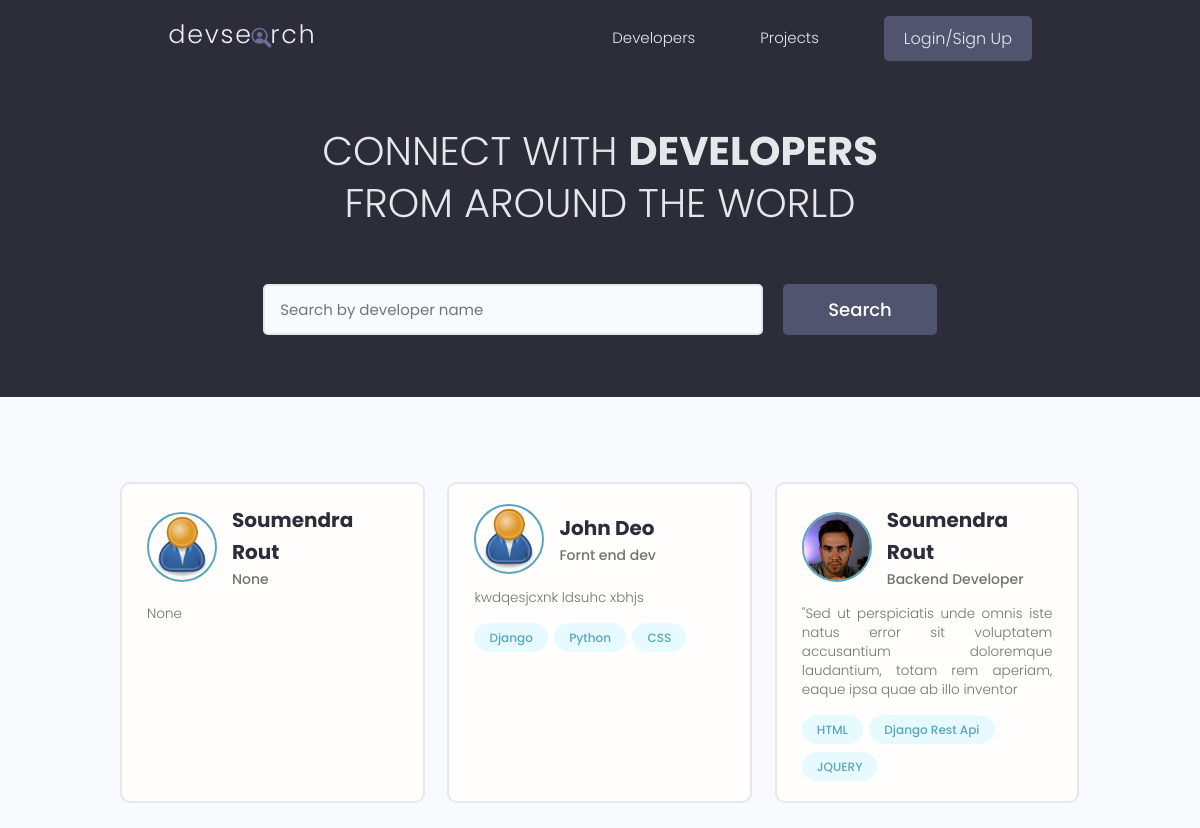
/, run on an earlier commit of the app's database.
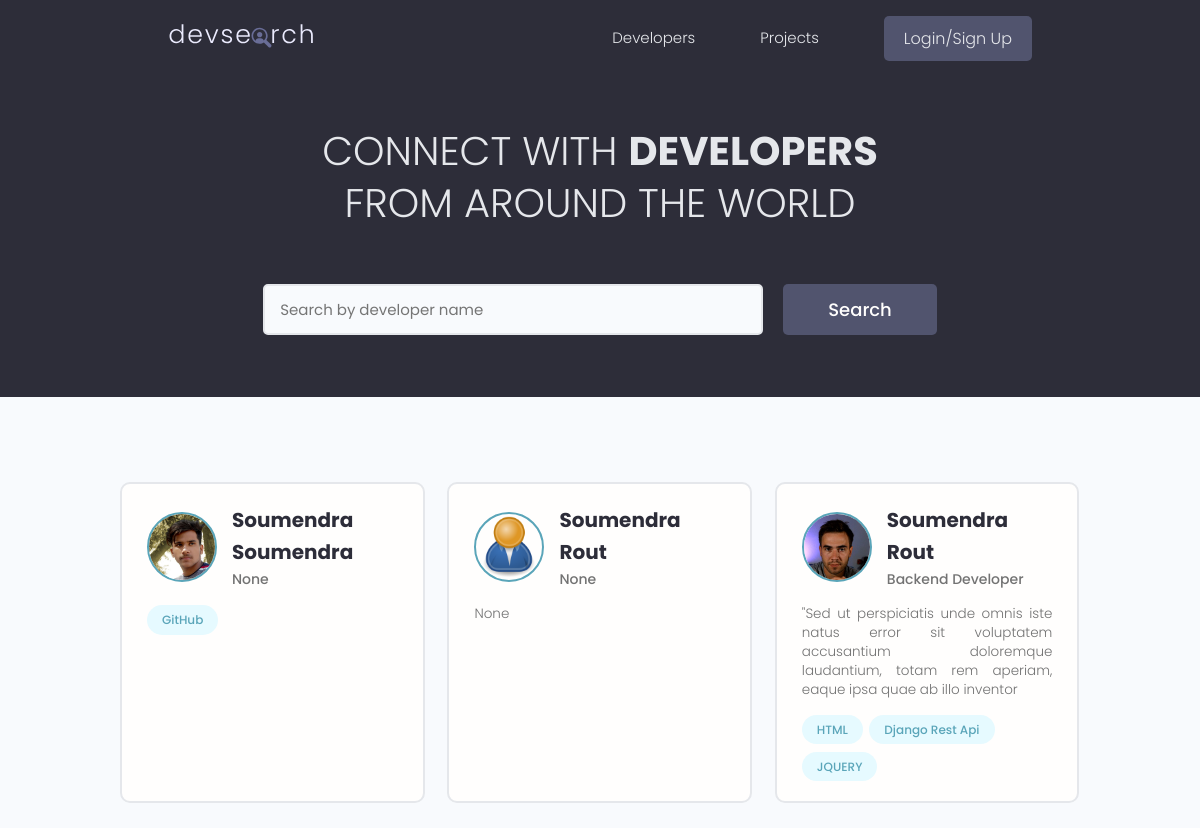
And on a later commit of the database.
### users/models.py (models this page shows, shortened)
class Profile(models.Model):
    user = models.OneToOneField(User,on_delete=models.CASCADE,null=True,blank=True)
    name = models.CharField(max_length=200,blank=True,null=True)
    email = models.EmailField(max_length=500, blank=True,null=True)
    username = models.CharField(max_length=200,blank=True,null=True)
    location = models.CharField(max_length=200,blank=True,null=True)
    short_intro = models.CharField(max_length=200,blank=True,null=True)
    bio = models.TextField(blank=True,null=True)
    profile_image = models.ImageField(null=True,blank=True,upload_to='profiles/',default='profiles/user-default.png')
    social_github = models.CharField(max_length=200,blank=True,null=True)
    social_twitter = models.CharField(max_length=200,blank=True,null=True)
    social_linkedin = models.CharField(max_length=200,blank=True,null=True)
    social_youtube = models.CharField(max_length=200,blank=True,null=True)
    social_website = models.CharField(max_length=200,blank=True,null=True)
    created = models.DateTimeField(auto_now_add=True)
    id = models.UUIDField(default=uuid.uuid4,unique=True,primary_key=True,editable=False)
    class Meta:
        ordering = ['-created']
    @property
    def imageURL(self):
        try:
            url = self.profile_image.url
        except:
            url = ''
        return url

class Skill(models.Model):
    owner = models.ForeignKey(Profile,on_delete=models.CASCADE,null=True,blank=True)
    name = models.CharField(max_length=200,blank=True,null=True)
    description = models.TextField(null=True,blank=True)
    created = models.DateTimeField(auto_now_add=True)
    id = models.UUIDField(default=uuid.uuid4,unique=True,primary_key=True,editable=False)
    def __str__(self):
        return str(self.name)

### users/views.py (the view)
# urls.py: path('',views.profiles, name='profiles'),
def profiles(request):
    profiles,search_query=searchProfiles(request)
    custom_range ,profiles =paginationProfiles(request,profiles,3)
    context = {'profiles':profiles,'search_query':search_query,'custom_range':custom_range}
    return render(request,'users/profiles.html',context)

### users/utils.py (called while the page is built)
def paginationProfiles(request,profiles,result):
    page = request.GET.get('page')
    paginator = Paginator(profiles,result)
    try:
        profiles = paginator.page(page)
    except PageNotAnInteger:
        page = 1
        profiles = paginator.page(page)
    except EmptyPage:
        page =paginator.num_pages
        profiles = paginator.page(page)
    leftIndex = (int(page)-4)
    if leftIndex < 1:
        leftIndex = 1
    rightIndex = (int(page)+5)
    if rightIndex > paginator.num_pages:
        rightIndex = paginator.num_pages + 1
    custom_range=range(leftIndex,rightIndex)
    return custom_range,profiles

def searchProfiles(request):
    search_query = ''
    if request.GET.get('search_query'):
        search_query = request.GET.get('search_query')
    skills = Skill.objects.filter(name__icontains=search_query)
    profiles = Profile.objects.distinct().filter(Q(name__icontains=search_query) |
                                    Q(short_intro__icontains=search_query) |
                                    Q(skill__in=skills))
    return profiles,search_query

### users/templates/users/profiles.html (shortened to what this page needs)
{% extends "main.html" %}
{% block content %}
  <main class="home">
    <section class="hero-section text-center">
      <div class="container container--narrow">
        <div class="hero-section__box">
          <h2>CONNECT WITH <span>DEVELOPERS</span></h2>
          <h2>FROM AROUND THE WORLD</h2>
        </div>
        <div class="hero-section__search">
          <form id='searchForm' class="form" action="{% url 'profiles' %}" method="get">
            <div class="form__field">
              <input class="input input--text" id="formInput#search" type="text" name="search_query"
                value= "{{search_query}}" placeholder="Search by developer name" />
            </div>
            <input class="btn btn--sub btn--lg" type="submit" value="Search" />
          </form>
        </div>
      </div>
    </section>
    <section class="devlist">
      <div class="container">
        <div class="grid grid--three">
          {% for profile in profiles %}
          <div class="column card">
            <div class="dev">
              <a href="{% url 'user-profile' profile.id %}" class="card__body">
                <div class="dev__profile">
                  <img class="avatar avatar--md" src="{{ profile.imageURL }}" alt="image" />
                  <div class="dev__meta">
                    <h3>{{ profile.name }}</h3>
                    <h5>{{ profile.short_intro|slice:"60" }}</h5>
                  </div>
                </div>
                <p class="dev__info">{{ profile.bio|slice:"150" }}</p>
                <div class="dev__skills">
                    {% for skill in profile.skill_set.all|slice:"5" %}
                  <span class="tag tag--pill tag--main">
                    <small>{{ skill }}</small>
                  </span>
                    {% endfor %}
                </div>
              </a>
            </div>
          </div>
          {% endfor %}
        </div>
      </div>
    </section>
  </main>
{% endblock content %}

### templates/main.html (shortened to what this page needs)
<!DOCTYPE html>
{% load static %}
<html>
    <head>
        <link rel="stylesheet" href="https://cdn.iconmonstr.com/1.3.0/css/iconmonstr-iconic-font.min.css" />
        <link rel="stylesheet" href="{% static 'uikit/styles/uikit.css' %}" />
        <link rel="stylesheet" href="{% static 'styles/app.css' %}" />
    </head>
    <body>
        {% include "navbar.html"%}
        {% block content %}
        {% endblock content %}
    </body>
    </html>

### templates/navbar.html (shortened to what this page needs)
{% load static %}
  <header class="header">
    <div class="container container--narrow">
      <a href="{% url 'profiles'%}" class="header__logo">
        <img src="{% static 'images/logo.svg' %}" alt="DevSearch Logo" />
      </a>
      <nav class="header__nav">
        <ul class="header__menu">
          <li class="header__menuItem"><a href="{% url 'profiles' %}">Developers</a></li>
          <li class="header__menuItem"><a href="{% url 'projects'%}">Projects</a></li>
          {% if request.user.is_authenticated %}
          <li class="header__menuItem"><a href="{% url 'inbox' %}">Inbox</a></li>
          <li class="header__menuItem"><a href="{% url 'account'%}">Account</a></li>
          <li class="header__menuItem"><a href="{% url 'logout' %}" class="btn btn--sub">Logout</a></li>
          {% else %}
          <li class="header__menuItem"><a href="{% url 'login' %}" class="btn btn--sub">Login/Sign Up</a></li>
          {% endif %}
        </ul>
      </nav>
    </div>
  </header>

### static/styles/app.css (style rules this page uses)
:root { --color-sub: #2d2d39; }
.btn--sub { background-color: var(--color-sub-light); }
.card { border: 2px solid var(--color-light); }
img { width: 100%; }
.header { position: sticky; z-index: 111; background-color: var(--color-sub); padding: 1.5rem 0; }
.header > .container { display: flex; justify-content: space-between; align-items: center; }
.header__logo > img { height: 3.8rem; }
.header__nav > ul { display: inline-flex; align-items: center; list-style: none; gap: 6.5rem; }
.header__menuItem > a { color: var(--color-light); font-weight: 300; }
.hero-section { height: 40vh; display: flex; align-items: center; background-color: var(--color-sub); }
.hero-section__box { margin-bottom: 4rem; }
.hero-section__box > h2, .hero-section__box > h2 > span { font-size: 4rem; color: var(--color-light); line-height: 1.3; text-transform: uppercase; }
.hero-section__box > h2 { font-weight: 300; }
.hero-section__box > h2 > span { font-weight: 700; }
.hero-section__search > .form { display: flex; align-items: center; justify-content: center; gap: 2rem; }
.hero-section__search > .form input.input--text { width: 50rem; }
.devlist { margin-top: 8rem; }
.devlist .grid { align-items: stretch; }
.devlist .dev .dev__profile { display: flex; align-items: center; gap: 1.5rem; }
.devlist .dev .dev__meta h3 { color: var(--color-sub); font-size: 2rem; font-weight: 700; }
.devlist .dev .dev__meta h5 { color: var(--color-text); font-size: 1.4rem; font-weight: 500; }
.devlist .dev .dev__info { margin: 1.5rem 0; font-size: 1.35rem; line-height: 1.4; text-align: justify; }

### static/uikit/styles/modules/_variables.css (style rules this page uses)
:root { --color-main: #5aa5b9; --color-main-light: #e6faff; --color-sub: #3f4156; --color-sub-light: #51546e; --color-sub-lighter: #ededfd; --color-text: #737373; --color-gray: #8b8b8b; --color-light: #e5e7eb; --color-light-gray: #767676; --color-bg: #f8fafd; --color-white: #fffefd; --color-white-light: #f3f3f3; --color-success: #359e64; --color-success-bg: #def8e8; --color-error: #fc4b0b; --color-error-bg: #fff2ee; --font-base: 'Poppins', arial, helvetica, 'Segoe UI', roboto, ubuntu, sans-serif; --font-monospace: 'Fira Code', 'Courier New', courier, monospace; --font-regular: 300; --font-medium: 500; --font-bold: 700; --generic-shadow: 1px 1px 5px #00000010; --generic-transition: all 0.3s ease-in-out; }

### static/uikit/styles/modules/_base.css (style rules this page uses)
* { margin: 0; padding: 0; box-sizing: border-box; text-rendering: optimizeLegibility; color: inherit; font-size: inherit; }
html { font-size: 50%; }
@media only screen and (min-width: 480px) { html { font-size: 56.25%; } }
@media only screen and (min-width: 1200px) { html { font-size: 62.5%; } }
body { line-height: 1.6; font-weight: 400; font-size: 1.5rem; color: var(--color-text); background-color: var(--color-bg); min-height: 100vh; }

### static/uikit/styles/modules/_typography.css (style rules this page uses)
* { font-family: var(--font-base); }
h2 { font-size: 3.6rem; font-weight: var(--font-bold); }
h3 { font-size: 3.2rem; font-weight: var(--font-medium); }
h5 { font-size: 2.4rem; font-weight: var(--font-medium); }
h5, h6 { font-weight: var(--font-regular); }
p, span, strong { font-size: 1.6rem; color: var(--color-text); font-weight: var(--font-regular); }
a { padding-bottom: 2px; text-decoration: none; display: inline-block; color: var(--color-main); font-weight: var(--font-medium); }

### static/uikit/styles/modules/_utilities.css (style rules this page uses)
.container { width: 92%; max-width: 165rem; margin: 0 auto; box-sizing: border-box; }
.container--narrow { width: 92%; max-width: 120rem; }
@media screen and (min-width: 1000px) { .container { width: 90%; } }
@media screen and (min-width: 1000px) { .container--narrow { width: 85%; } }
@media screen and (min-width: 1200px) { .container { width: 80%; } }
@media screen and (min-width: 1200px) { .container--narrow { width: 72%; } }
.text-center { text-align: center; }

### static/uikit/styles/modules/_avatar.css (style rules this page uses)
.avatar { border-radius: 50%; border: 2px solid var(--color-main); object-fit: cover; }
.avatar--md { height: 7rem; width: 7rem; }

### static/uikit/styles/modules/_button.css (style rules this page uses)
.btn { display: inline-block; position: relative; cursor: pointer; background-color: var(--color-light); font-weight: var(--font-medium); color: var(--color-sub); text-decoration: none; padding: 1rem 2rem; border-radius: 0.5rem; border: none; width: -webkit-fit-content; width: -moz-fit-content; width: fit-content; height: -webkit-fit-content; height: -moz-fit-content; height: fit-content; font-size: 1.6rem; outline-width: 0; outline-color: transparent; -webkit-backface-visibility: hidden; backface-visibility: hidden; transition: all 0.3s ease-in-out; }
.btn--sub { background-color: var(--color-sub); color: var(--color-white); }
.btn--lg { font-size: 1.8rem; padding: 1.2rem 4.5rem; }

What changed in the data, as far as the page shows it:
removed Profile: imageURL (placeholder picture), name "John Deo", short_intro "Fornt end dev", bio "kwdqesjcxnk ldsuhc xbhjs"
removed Skill: name "Django", shown under "John Deo"
removed Skill: name "Python", shown under "John Deo"
removed Skill: name "CSS", shown under "John Deo"
added Profile: imageURL (picture), name "Soumendra Soumendra", short_intro "None"
added Skill: name "GitHub", shown under "Soumendra Soumendra"
